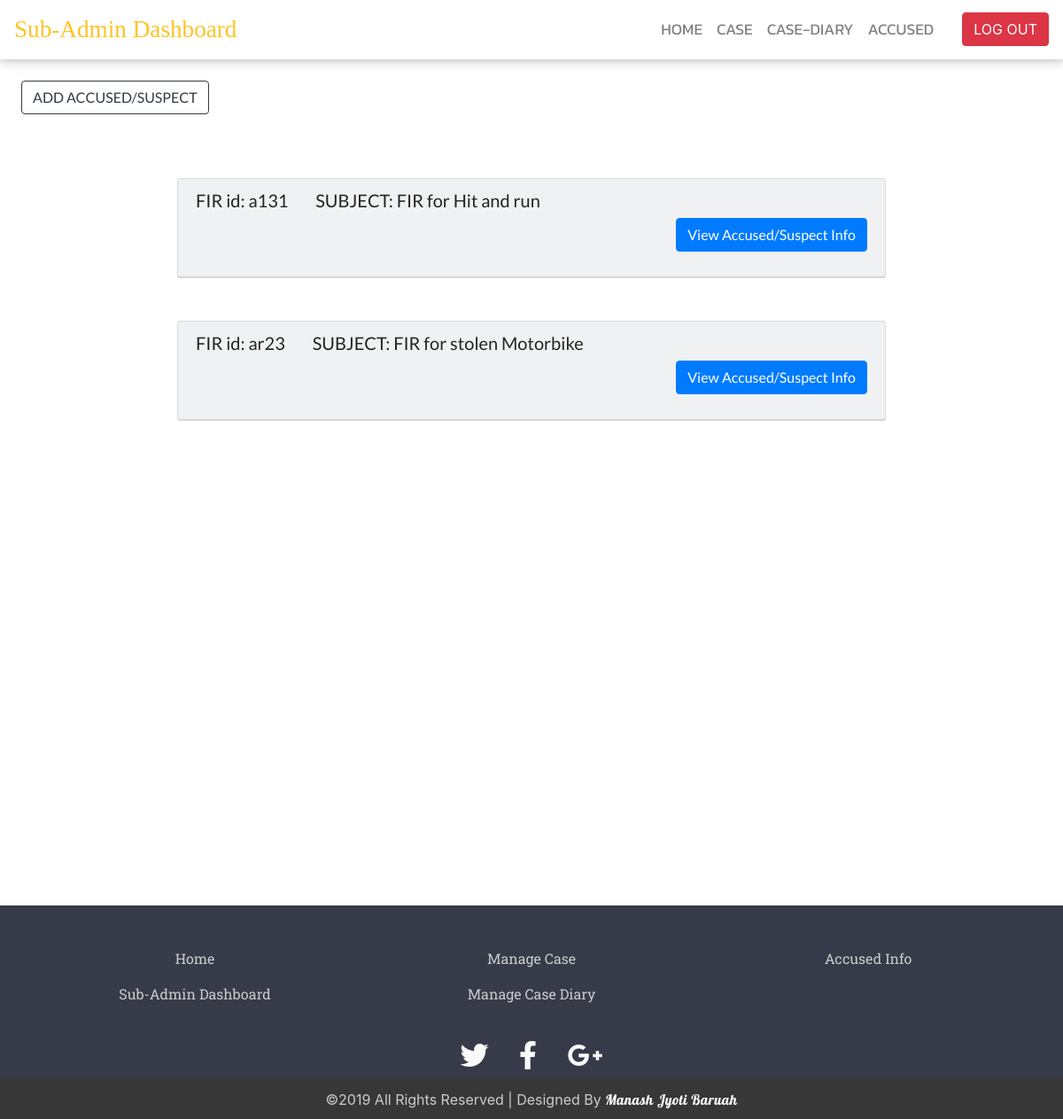
Screenshot of /dashboard/sub_admin_dashboard_menus/accused_sa.php (signed in) with the database file from the repository.
### tables this page shows
CREATE TABLE IF NOT EXISTS `case_diary` (
  `ps_name` varchar(200) NOT NULL,
  `fid` varchar(100) NOT NULL,
  `ioid` varchar(100) NOT NULL,
  `io_name` text NOT NULL,
  `cd_submit_date` date NOT NULL,
  `v_location` varchar(200) NOT NULL,
  `ipc` varchar(200) NOT NULL,
  `subject` varchar(500) NOT NULL,
  `i_date` date NOT NULL,
  `i_time` time NOT NULL,
  `f_date` date NOT NULL,
  `f_time` time NOT NULL,
  `c_details` varchar(500) NOT NULL,
  `vid` varchar(100) NOT NULL,
  `v_name` text NOT NULL,
  `v_statement` varchar(500) NOT NULL,
  `w_name` text NOT NULL,
  `w_address` varchar(200) NOT NULL,
  `w_statement` varchar(500) NOT NULL,
  `a_id` varchar(100) NOT NULL,
  `a_name` text NOT NULL,
  `a_statement` varchar(500) NOT NULL,
  `io_statement` varchar(500) NOT NULL,
  `case_status` varchar(500) NOT NULL,
  UNIQUE KEY `fid` (`fid`,`ioid`),
  UNIQUE KEY `vid` (`vid`),
  UNIQUE KEY `a_id` (`a_id`)
);

### dashboard/sub_admin_dashboard_menus/accused_sa.php (the view, shortened to what this page needs)
<?php
$x=$_SESSION['ioid'];
?>
<!DOCTYPE html>
<html>
<head>
	<link rel="stylesheet" href="https://use.fontawesome.com/releases/v5.8.1/css/all.css">
	<link rel="stylesheet" href="https://maxcdn.bootstrapcdn.com/bootstrap/4.0.0/css/bootstrap.min.css">
	<link rel="stylesheet" type="text/css" href="case_sa_style.css">
</head>
<body>
		<nav class="navbar navbar-expand-lg navbar-light sticky-top navbar-custom">
			<a class="navbar-brand" href="#">Sub-Admin Dashboard</a>
			<div class="collapse navbar-collapse" id="navbarSupportedContent">
				<ul class="navbar-nav mr-auto w-100 justify-content-end px-4">
					<li class="nav-item active"><a href="../sub_admin_dashboard.php" class="nav-link">HOME</a></li>
					<li class="nav-item"><a href="case_sa.php" class="nav-link">CASE</a></li>
					<li class="nav-item"><a href="cd_sa.php" class="nav-link">CASE-DIARY</a></li>
					<li class="nav-item"><a href="accused_sa.php" class="nav-link">ACCUSED</a></li>
				</ul>
				<a href="../../php/sub_admin_logout.php"><button type="button" class="btn btn-danger">LOG OUT</button></a>
			</div>
		</nav>
		<div class="content">
  			<a href="accused_info.php"><button type="button" class="btn btn-outline-dark my-4 mx-4">ADD ACCUSED/SUSPECT</button></a>
<?php
        include("connectioni.php");
		$rs1=mysqli_query($con,"SELECT * FROM `create_subadmin` WHERE ioid='$x'");
        while ($row=mysqli_fetch_array($rs1))
		{
		$ioid=$row[2];
		}
		$rs=mysqli_query($con,"SELECT * FROM `case_diary` WHERE ioid='$ioid'");
		while($row=mysqli_fetch_array($rs))
		{
  			$fid=$row[1];
  			$subject=$row[7];
?>
			<div class="card bg-light my-5 mx-auto" style="max-width: 50rem;">
				<div class="card-header align-middle ">
					<h5>FIR id: <?php echo $fid;  ?>&nbsp;&nbsp;&nbsp;&nbsp;&nbsp;&nbsp;&nbsp;
					SUBJECT: <?php echo $subject;  ?></h5>
					<p class="float-right align-middle">
						<a href="view_accused.php?edit=<?php echo $fid ?>"><button type="button" class="btn btn-primary">View Accused/Suspect Info</button></a>
					</p>
				</div>
			</div>
		<?php } ?>
		</div>
		<footer id="site-footer">
			<div class="container">
				<div class="row text-center custom-list">
					<div class="col-sm-4">
						<ul class="list-unstyled">
						<li><a href="../../index.php" class="nav-link">Home</a></li>
						<li><a href="../sub_admin_dashboard.php" class="nav-link">Sub-Admin Dashboard</a></li>
					</ul>
					</div>
					<div class="col-sm-4">
						<ul class="list-unstyled">
							<li><a href="case_sa.php" class="nav-link">Manage Case</a></li>
							<li><a href="cd_sa.php" class="nav-link">Manage Case Diary</a></li>
						</ul>
					</div>
					<div class="col-sm-4">
						<ul class="list-unstyled">
							<li><a href="accused_sa.php" class="nav-link">Accused Info</a></li>
						</ul>
					</div>
				</div>
			</div>
			<div class="social-networks">
				<a href="https://www.twitter.com/ocms" class="twitter"><i class="fab fa-twitter"></i></a>
				<a href="https://www.facebook.com/ocms" class="facebook"><i class="fab fa-facebook-f"></i></a>
				<a href="mailto:ocms@gmail.com?subject=Mail from Our Site" class="google"><i class="fab fa-google-plus-g"></i></a>
			</div>
			<div class="footer-copyright">
            	<p>&copy;2019 All Rights Reserved | Designed By <a href="https://www.linkedin.com/in/manashjb/"><span>Manash Jyoti Baruah</span></a> </p>
        	</div>
		</footer>
</body>
</html>

### dashboard/sub_admin_dashboard_menus/case_sa_style.css (style rules this page uses)
body { background: #ffff; min-height: 100%; padding-bottom: 20vh; position: relative; }
.navbar-custom { background: #ffff; -webkit-box-shadow:0 -0.4rem 0.9rem 0.2rem rgba(0,0,0,.5); -moz-box-shadow: -0.4rem 0.9rem 0.2rem rgba(0,0,0,.5):; box-shadow:0 -0.4rem 0.9rem 0.2rem rgba(0,0,0,.5); }
#navbarSupportedContent li a { color: grey; font-family: 'Kanit', sans-serif; font-size: 1.1em; }
.navbar-brand { color: #ffc324 !important; font-family: 'Cinzel', serif; font-size: 1.7em; }
.content { position:relative; padding-bottom: 20vh; font-family: 'Lato', sans-serif; }
#site-footer { background-color: #373a48; color:white; height: 200px; position: absolute; left: 0 ; right: 0; bottom: 0; margin-bottom: -30vh; }
#site-footer .custom-list { margin-top: 40px; color: #fff !important; }
#site-footer li a { color: #ccc; font-family: 'Roboto Slab', serif; }
#site-footer .social-networks { text-align: center; padding-top: 10px; padding-bottom: 0; }
#site-footer .social-networks a { margin-right: 5px; margin-left: 5px; font-size: 32px; color: #f9f9f9; padding: 10px; transition: 0.2s; }
#site-footer .footer-copyright { background-color: #383737; padding-top:3px; padding-bottom:3px; text-align: center; }
#site-footer .footer-copyright p { margin:10px; color: #ccc; }
#site-footer span { font-family: 'Lobster', cursive; letter-spacing: 0.5px; color: #fff; }

### rows the page displays
case_diary: fid "a131", subject "FIR for Hit and run"
case_diary: fid "ar23", subject "FIR for stolen Motorbike"
